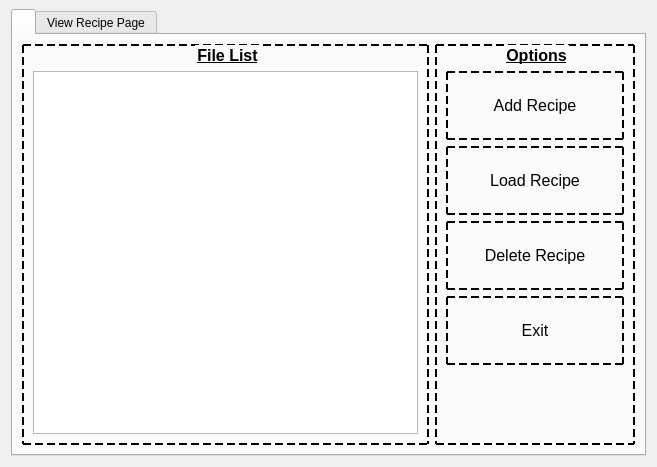
<?xml version="1.0" encoding="UTF-8"?>
<ui version="4.0">
 <class>AddRecipe</class>
 <widget class="QWidget" name="AddRecipe">
  <property name="geometry">
   <rect>
    <x>0</x>
    <y>0</y>
    <width>657</width>
    <height>467</height>
   </rect>
  </property>
  <property name="windowTitle">
   <string>Add Recipe Window</string>
  </property>
  <property name="windowIcon">
   <iconset resource="assets.qrc">
    <normaloff>:/icons/Asstes/Icons/icons8-add-properties-100.png</normaloff>:/icons/Asstes/Icons/icons8-add-properties-100.png</iconset>
  </property>
  <layout class="QHBoxLayout" name="horizontalLayout">
   <property name="topMargin">
    <number>9</number>
   </property>
   <item>
    <widget class="QTabWidget" name="tabWidget">
     <property name="currentIndex">
      <number>0</number>
     </property>
     <widget class="QWidget" name="tabWidgetPage1" native="true">
      <attribute name="title">
       <string/>
      </attribute>
      <layout class="QHBoxLayout" name="horizontalLayout_2">
       <item>
        <widget class="QGroupBox" name="groupBox">
         <property name="font">
          <font>
           <pointsize>12</pointsize>
           <bold>true</bold>
           <underline>true</underline>
          </font>
         </property>
         <property name="styleSheet">
          <string notr="true">QGroupBox{
	border:2px dashed black;
}</string>
         </property>
         <property name="title">
          <string>File List</string>
         </property>
         <property name="alignment">
          <set>Qt::AlignmentFlag::AlignCenter</set>
         </property>
         <layout class="QVBoxLayout" name="verticalLayout">
          <property name="topMargin">
           <number>25</number>
          </property>
          <item>
           <widget class="QTableWidget" name="tableWidget">
            <property name="font">
             <font>
              <pointsize>12</pointsize>
             </font>
            </property>
            <property name="editTriggers">
             <set>QAbstractItemView::EditTrigger::NoEditTriggers</set>
            </property>
            <property name="alternatingRowColors">
             <bool>true</bool>
            </property>
            <property name="rowCount">
             <number>0</number>
            </property>
           </widget>
          </item>
         </layout>
        </widget>
       </item>
       <item>
        <widget class="QGroupBox" name="groupBox_2">
         <property name="sizePolicy">
          <sizepolicy hsizetype="Expanding" vsizetype="Preferred">
           <horstretch>0</horstretch>
           <verstretch>0</verstretch>
          </sizepolicy>
         </property>
         <property name="minimumSize">
          <size>
           <width>200</width>
           <height>0</height>
          </size>
         </property>
         <property name="maximumSize">
          <size>
           <width>200</width>
           <height>16777215</height>
          </size>
         </property>
         <property name="font">
          <font>
           <pointsize>12</pointsize>
           <bold>true</bold>
           <underline>true</underline>
           <kerning>false</kerning>
          </font>
         </property>
         <property name="styleSheet">
          <string notr="true">QGroupBox{
	border:2px dashed black;
}

QPushButton{
	border:2px dashed black;
}

QPushButton::hover{
	background-color: rgb(127, 255, 42);
}</string>
         </property>
         <property name="title">
          <string>Options</string>
         </property>
         <property name="alignment">
          <set>Qt::AlignmentFlag::AlignCenter</set>
         </property>
         <layout class="QVBoxLayout" name="verticalLayout_2">
          <property name="topMargin">
           <number>25</number>
          </property>
          <item>
           <widget class="QPushButton" name="pushButton">
            <property name="sizePolicy">
             <sizepolicy hsizetype="Minimum" vsizetype="Expanding">
              <horstretch>0</horstretch>
              <verstretch>0</verstretch>
             </sizepolicy>
            </property>
            <property name="font">
             <font>
              <pointsize>12</pointsize>
             </font>
            </property>
            <property name="styleSheet">
             <string notr="true"/>
            </property>
            <property name="text">
             <string>Add Recipe</string>
            </property>
            <property name="icon">
             <iconset resource="assets.qrc">
              <normaloff>:/icons/Asstes/Icons/icons8-add-100.png</normaloff>:/icons/Asstes/Icons/icons8-add-100.png</iconset>
            </property>
            <property name="iconSize">
             <size>
              <width>60</width>
              <height>60</height>
             </size>
            </property>
           </widget>
          </item>
          <item>
           <widget class="QPushButton" name="pushButton_2">
            <property name="sizePolicy">
             <sizepolicy hsizetype="Minimum" vsizetype="Expanding">
              <horstretch>0</horstretch>
              <verstretch>0</verstretch>
             </sizepolicy>
            </property>
            <property name="font">
             <font>
              <pointsize>12</pointsize>
             </font>
            </property>
            <property name="text">
             <string>Load Recipe</string>
            </property>
            <property name="icon">
             <iconset resource="assets.qrc">
              <normaloff>:/icons/Asstes/Icons/icons8-load-cargo-96.png</normaloff>:/icons/Asstes/Icons/icons8-load-cargo-96.png</iconset>
            </property>
            <property name="iconSize">
             <size>
              <width>60</width>
              <height>60</height>
             </size>
            </property>
           </widget>
          </item>
          <item>
           <widget class="QPushButton" name="pushButton_3">
            <property name="sizePolicy">
             <sizepolicy hsizetype="Minimum" vsizetype="Expanding">
              <horstretch>0</horstretch>
              <verstretch>0</verstretch>
             </sizepolicy>
            </property>
            <property name="font">
             <font>
              <pointsize>12</pointsize>
             </font>
            </property>
            <property name="styleSheet">
             <string notr="true">QPushButton::hover{
	background-color: rgb(255, 153, 28);
}</string>
            </property>
            <property name="text">
             <string>Delete Recipe</string>
            </property>
            <property name="icon">
             <iconset resource="assets.qrc">
              <normaloff>:/icons/Asstes/Icons/icons8-delete-all-100.png</normaloff>:/icons/Asstes/Icons/icons8-delete-all-100.png</iconset>
            </property>
            <property name="iconSize">
             <size>
              <width>60</width>
              <height>60</height>
             </size>
            </property>
           </widget>
          </item>
          <item>
           <widget class="QPushButton" name="pushButton_4">
            <property name="sizePolicy">
             <sizepolicy hsizetype="Minimum" vsizetype="Expanding">
              <horstretch>0</horstretch>
              <verstretch>0</verstretch>
             </sizepolicy>
            </property>
            <property name="font">
             <font>
              <pointsize>12</pointsize>
             </font>
            </property>
            <property name="styleSheet">
             <string notr="true">QPushButton::hover{
	background-color: rgb(255, 47, 78);
}</string>
            </property>
            <property name="text">
             <string>Exit</string>
            </property>
            <property name="icon">
             <iconset resource="assets.qrc">
              <normaloff>:/icons/Asstes/Icons/icons8-exit-96.png</normaloff>:/icons/Asstes/Icons/icons8-exit-96.png</iconset>
            </property>
            <property name="iconSize">
             <size>
              <width>60</width>
              <height>60</height>
             </size>
            </property>
           </widget>
          </item>
          <item>
           <spacer name="verticalSpacer">
            <property name="orientation">
             <enum>Qt::Orientation::Vertical</enum>
            </property>
            <property name="sizeHint" stdset="0">
             <size>
              <width>20</width>
              <height>40</height>
             </size>
            </property>
           </spacer>
          </item>
         </layout>
        </widget>
       </item>
      </layout>
     </widget>
     <widget class="QWidget" name="tab">
      <attribute name="title">
       <string>View Recipe Page</string>
      </attribute>
     </widget>
    </widget>
   </item>
  </layout>
 </widget>
 <resources>
  <include location="assets.qrc"/>
 </resources>
 <connections/>
</ui>
